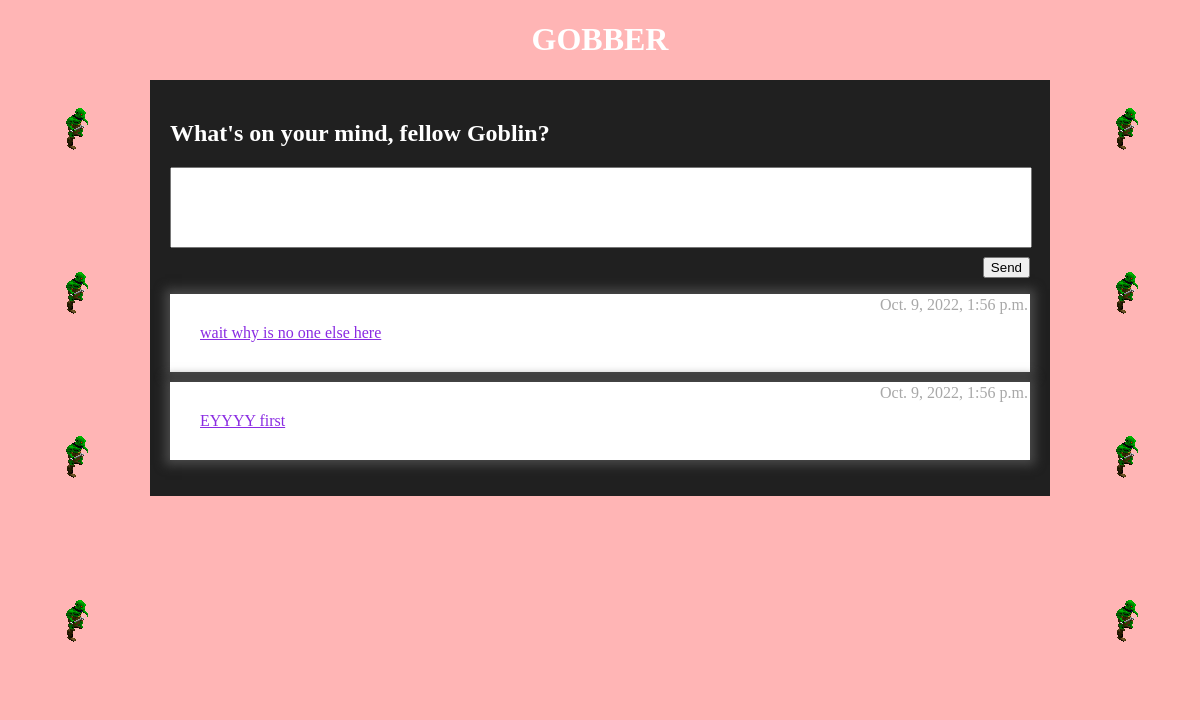
/gobber/chats/, run on an earlier commit of the app's database.
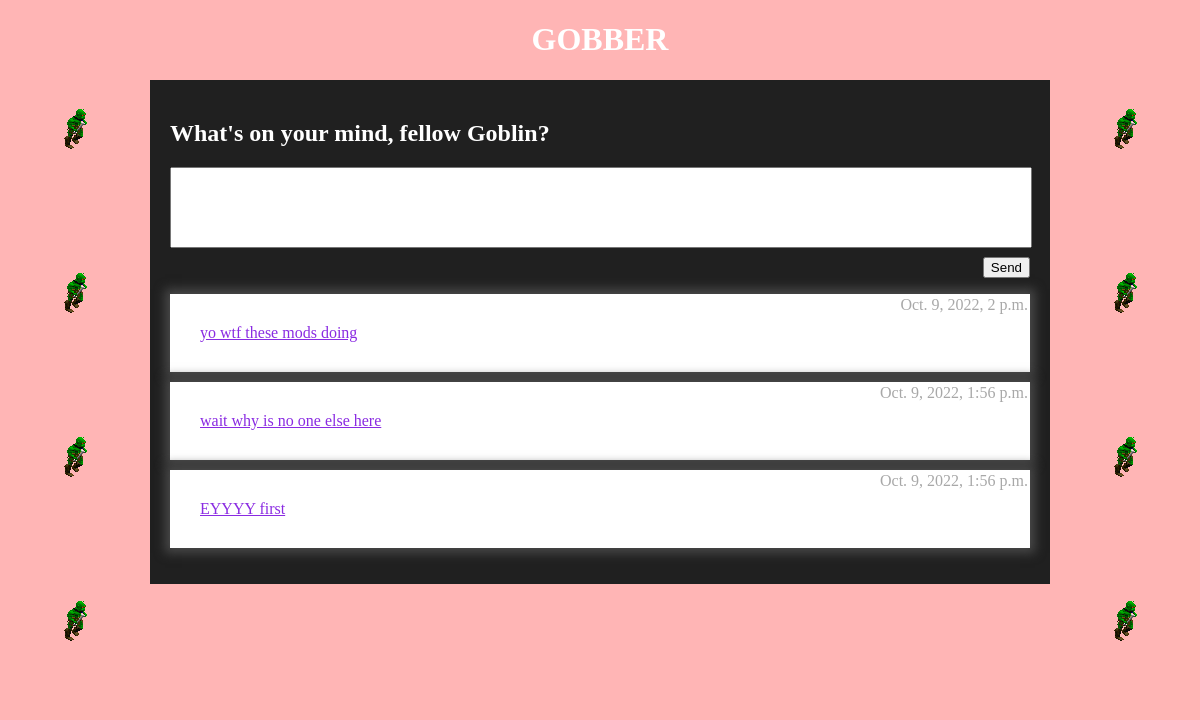
And on a later commit of the database.
### gobber/models.py (models this page shows, shortened)
class Message(models.Model):
    message_text = models.CharField(max_length=300)
    pub_date = models.DateTimeField(auto_now=True)
    def was_published_recently(self):
        now = timezone.now()
        return now - datetime.timedelta(days=1) <= self.pub_date <= now
    was_published_recently.admin_order_field = 'pub_date'
    was_published_recently.boolean = True
    was_published_recently.short_description = 'Published recently?'

### gobber/views.py (the view)
# urls.py: path('chats/', views.chats, name='chats'),
def chats(request):
    print('post data is:', request.POST)
    messageList = Message.objects.filter(pub_date__lte=timezone.now()).order_by('-pub_date')[:7]
    if request.method == "POST":
        form = MessageForm(request.POST)
        if form.is_valid():
            form.save()
            return HttpResponseRedirect(reverse('gobber:chats'))
    else:
        form = MessageForm()
    return render(request, 'gobber/chats.html', {'messageList':messageList,'form': form})

### gobber/forms.py
class MessageForm(ModelForm):
    class Meta:
        model = Message
        fields = ['message_text']
        widgets = {
            'message_text': forms.Textarea(attrs={
                                                    'rows': 5,
                                                    })
        }
        labels = {
            'message_text': '',
        }

### gobber/templates/gobber/chats.html (shortened to what this page needs)
<!DOCTYPE html>
<html>
<head>
    {% load static %}
    <link rel="stylesheet" type="text/css" href="{% static 'gobber/chatStyle.css' %}">
</head>
<body>
<div>
    <h1>GOBBER</h1>
</div>
<div class="leftSidebar">
    <img src="/static/images/goblinwalk.gif">
    <img src="/static/images/goblinwalk.gif">
    <img src="/static/images/goblinwalk.gif">
    <img src="/static/images/goblinwalk.gif">
</div>
<div class="rightSidebar">
    <img src="/static/images/goblinwalk.gif">
    <img src="/static/images/goblinwalk.gif">
    <img src="/static/images/goblinwalk.gif">
    <img src="/static/images/goblinwalk.gif">
</div>
<div class="chatField">
    <div>
        <h2>What's on your mind, fellow Goblin?</h2>
        <form action="{% url 'gobber:chats' %}" method="post">
                {{ form }}
            <div class="chatButton">
                <input  type="submit" value="Send">
            </div>
        </form>
    </div>
    <div>
    {% if messageList %}
        <ul class="chatList">
        {% for message in messageList %}
            <div class = "chatBox">
                <li class="chatTime"> {{message.pub_date}} </li>
                <li class="chatMessage"><a href="{% url 'gobber:detail' message.id %}"> {{message.message_text}} </a></li>
            </div>
        {% endfor %}
        </ul>
    {% else %}
        <p>No chats are available.</p>
    {% endif %}
    </div>
</div>
</body>
</html>

### gobber/static/gobber/chatStyle.css (style rules this page uses)
li a { color: blueviolet; }
h1 { color: white; text-align: center; }
h2 { color: white; }
body { height: 100vh; margin: 0; padding: 0; background-color: rgb(255, 181, 181); background-image: url("/static/images/inside_cave.jpg"); overflow: auto; }
.leftSidebar { height: 100%; width: 150px; position: absolute; left: 0; top: 0; padding-top: 40px; }
.rightSidebar { height: 100%; width: 150px; position: absolute; right: 0; top: 0; padding-top: 40px; }
textArea { width: 99.5%; resize: none; }
.chatList { list-style-type: none; padding-left: 0; }
.chatField { margin-left: 150px; margin-right: 150px; background-color:rgb(32, 32, 32); padding: 20px 20px; }
.chatBox { background-color: white; box-shadow: 0 0 10px 5px rgb(73, 73, 73); margin-top: 10px; margin-bottom: 10px; }
.chatMessage { padding: 10px 30px 30px 30px; word-wrap: break-word; }
.chatTime { color: rgb(168, 168, 168); padding: 2px 2px 0 0 ; text-align: right; }
.chatButton { margin-top: 5px; text-align: right; }

What changed in the data, as far as the page shows it:
added Message: pub_date "Oct. 9, 2022, 2 p.m.", message_text "yo wtf these mods doing"
